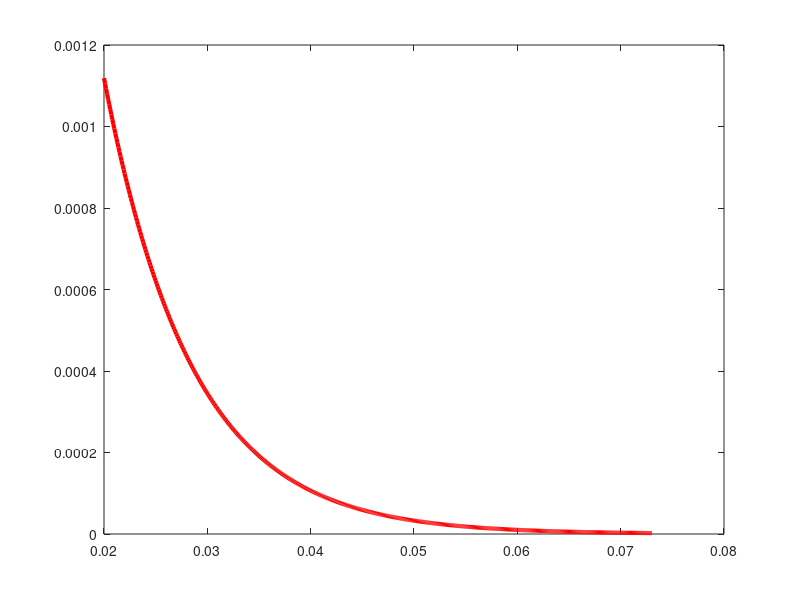

This chart was generated by the following MATLAB code: (Note: this script raises an error after producing the figure.)
%plot shape inferred most-likely DFEs

figure
x = .02:.0001:.073;

%cosmetics
lineWid = 3;
fs = 35;

%exponential
expMu = 0.0085;
expU = 10^-4;
expPDF = @(x,mu) (1/mu)*exp(-x/mu);
expY = expU*expPDF(x,expMu);
 plot(x,expY,'r-',...
     'LineWidth',lineWid )
hold all

%uniform
unifMu = 0.032;
unifU = 10^-5.69;
unifPDF = @(x,mu) heaviside(2*mu-x)/(2*mu);
 plot(x,unifU*unifPDF(x,unifMu),'b-',...
     'LineWidth',lineWid )

%delta
dirMu = 0.0585;
dirU = 10^-6.29;
bin = .0001;
height = 1/bin;
dirX = [dirMu - bin/2, dirMu - bin/2, dirMu + bin/2, dirMu + bin/2];
dirY = [0 height height 0];
plot(dirX,dirY*dirU,'c-',...
     'LineWidth',lineWid )

%more cosmetics
xlim([0 .08])
ylim([0 max(expY)*1.1])
ylabel('U\rho(s)')
xlabel('mean of DFE, \rho(s)')

formatFig(gcf,gca,fs)
legend('exponential','uniform','\delta-function')





